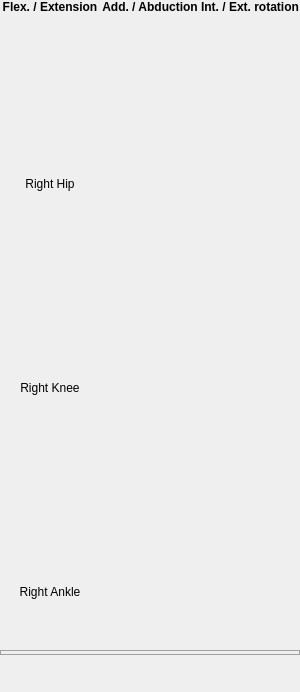
       <widget class="QWidget" name="widget_rt_side" native="true">
        <property name="sizePolicy">
         <sizepolicy hsizetype="Preferred" vsizetype="Preferred">
          <horstretch>10</horstretch>
          <verstretch>0</verstretch>
         </sizepolicy>
        </property>
        <layout class="QGridLayout" name="gridLayout_7">
         <property name="leftMargin">
          <number>0</number>
         </property>
         <property name="topMargin">
          <number>0</number>
         </property>
         <property name="rightMargin">
          <number>0</number>
         </property>
         <property name="bottomMargin">
          <number>0</number>
         </property>
         <property name="spacing">
          <number>0</number>
         </property>
         <item row="0" column="0">
          <layout class="QGridLayout" name="gridLayout_5" rowstretch="0,0,0,0,0,0,0">
           <property name="spacing">
            <number>0</number>
           </property>
           <item row="0" column="1">
            <widget class="QLabel" name="label_addR">
             <property name="text">
              <string>&lt;html&gt;&lt;head/&gt;&lt;body&gt;&lt;p&gt;&lt;span style=&quot; font-weight:600;&quot;&gt;Add. / Abduction&lt;/span&gt;&lt;/p&gt;&lt;/body&gt;&lt;/html&gt;</string>
             </property>
             <property name="alignment">
              <set>Qt::AlignCenter</set>
             </property>
            </widget>
           </item>
           <item row="4" column="0">
            <widget class="QLabel" name="label_6">
             <property name="text">
              <string/>
             </property>
            </widget>
           </item>
           <item row="2" column="0">
            <widget class="QLabel" name="label_5">
             <property name="text">
              <string/>
             </property>
            </widget>
           </item>
           <item row="0" column="0">
            <widget class="QLabel" name="label_flexR">
             <property name="text">
              <string>&lt;html&gt;&lt;head/&gt;&lt;body&gt;&lt;p&gt;&lt;span style=&quot; font-weight:600;&quot;&gt;Flex. / Extension&lt;/span&gt;&lt;/p&gt;&lt;/body&gt;&lt;/html&gt;</string>
             </property>
             <property name="alignment">
              <set>Qt::AlignCenter</set>
             </property>
            </widget>
           </item>
           <item row="0" column="2">
            <widget class="QLabel" name="label_rotR">
             <property name="text">
              <string>&lt;html&gt;&lt;head/&gt;&lt;body&gt;&lt;p&gt;&lt;span style=&quot; font-weight:600;&quot;&gt;Int. / Ext. rotation&lt;/span&gt;&lt;/p&gt;&lt;/body&gt;&lt;/html&gt;</string>
             </property>
             <property name="alignment">
              <set>Qt::AlignCenter</set>
             </property>
            </widget>
           </item>
           <item row="5" column="0" colspan="3">
            <widget class="QWidget" name="widget_2R" native="true">
             <property name="sizePolicy">
              <sizepolicy hsizetype="Preferred" vsizetype="Preferred">
               <horstretch>0</horstretch>
               <verstretch>1</verstretch>
              </sizepolicy>
             </property>
             <layout class="QGridLayout" name="gridLayout_6">
              <property name="leftMargin">
               <number>0</number>
              </property>
              <property name="topMargin">
               <number>0</number>
              </property>
              <property name="rightMargin">
               <number>0</number>
              </property>
              <property name="bottomMargin">
               <number>0</number>
              </property>
              <property name="spacing">
               <number>0</number>
              </property>
              <item row="3" column="0">
               <widget class="QLabel" name="label_3">
                <property name="sizePolicy">
                 <sizepolicy hsizetype="Preferred" vsizetype="Preferred">
                  <horstretch>0</horstretch>
                  <verstretch>1</verstretch>
                 </sizepolicy>
                </property>
                <property name="minimumSize">
                 <size>
                  <width>0</width>
                  <height>40</height>
                 </size>
                </property>
                <property name="text">
                 <string>Right Ankle</string>
                </property>
                <property name="alignment">
                 <set>Qt::AlignCenter</set>
                </property>
               </widget>
              </item>
              <item row="2" column="2">
               <widget class="QStackedWidget" name="stackedWidget22R">
                <property name="sizePolicy">
                 <sizepolicy hsizetype="MinimumExpanding" vsizetype="MinimumExpanding">
                  <horstretch>0</horstretch>
                  <verstretch>3</verstretch>
                 </sizepolicy>
                </property>
                <property name="minimumSize">
                 <size>
                  <width>100</width>
                  <height>75</height>
                 </size>
                </property>
                <property name="currentIndex">
                 <number>0</number>
                </property>
                <widget class="MplCanvas" name="mosecanvas22R"/>
                <widget class="MplCanvas" name="spm1dcanvas22R"/>
               </widget>
              </item>
              <item row="2" column="0">
               <widget class="QStackedWidget" name="stackedWidget20R">
                <property name="sizePolicy">
                 <sizepolicy hsizetype="MinimumExpanding" vsizetype="MinimumExpanding">
                  <horstretch>0</horstretch>
                  <verstretch>3</verstretch>
                 </sizepolicy>
                </property>
                <property name="minimumSize">
                 <size>
                  <width>100</width>
                  <height>75</height>
                 </size>
                </property>
                <property name="currentIndex">
                 <number>0</number>
                </property>
                <widget class="MplCanvas" name="mosecanvas20R"/>
                <widget class="MplCanvas" name="spm1dcanvas20R"/>
               </widget>
              </item>
              <item row="2" column="1">
               <widget class="QStackedWidget" name="stackedWidget21R">
                <property name="sizePolicy">
                 <sizepolicy hsizetype="MinimumExpanding" vsizetype="MinimumExpanding">
                  <horstretch>0</horstretch>
                  <verstretch>3</verstretch>
                 </sizepolicy>
                </property>
                <property name="minimumSize">
                 <size>
                  <width>100</width>
                  <height>75</height>
                 </size>
                </property>
                <property name="currentIndex">
                 <number>0</number>
                </property>
                <widget class="MplCanvas" name="mosecanvas21R"/>
                <widget class="MplCanvas" name="spm1dcanvas21R"/>
               </widget>
              </item>
              <item row="0" column="0">
               <widget class="MplCanvas" name="datacanvas20R" native="true">
                <property name="sizePolicy">
                 <sizepolicy hsizetype="MinimumExpanding" vsizetype="MinimumExpanding">
                  <horstretch>0</horstretch>
                  <verstretch>3</verstretch>
                 </sizepolicy>
                </property>
                <property name="minimumSize">
                 <size>
                  <width>100</width>
                  <height>75</height>
                 </size>
                </property>
               </widget>
              </item>
              <item row="0" column="1">
               <widget class="MplCanvas" name="datacanvas21R" native="true">
                <property name="sizePolicy">
                 <sizepolicy hsizetype="MinimumExpanding" vsizetype="MinimumExpanding">
                  <horstretch>0</horstretch>
                  <verstretch>3</verstretch>
                 </sizepolicy>
                </property>
                <property name="minimumSize">
                 <size>
                  <width>100</width>
                  <height>75</height>
                 </size>
                </property>
               </widget>
              </item>
              <item row="0" column="2">
               <widget class="MplCanvas" name="datacanvas22R" native="true">
                <property name="sizePolicy">
                 <sizepolicy hsizetype="MinimumExpanding" vsizetype="MinimumExpanding">
                  <horstretch>0</horstretch>
                  <verstretch>3</verstretch>
                 </sizepolicy>
                </property>
                <property name="minimumSize">
                 <size>
                  <width>100</width>
                  <height>75</height>
                 </size>
                </property>
               </widget>
              </item>
              <item row="3" column="1" colspan="2">
               <widget class="HeatMapMplCanvas" name="joint2R" native="true">
                <property name="sizePolicy">
                 <sizepolicy hsizetype="Minimum" vsizetype="Minimum">
                  <horstretch>0</horstretch>
                  <verstretch>1</verstretch>
                 </sizepolicy>
                </property>
                <property name="minimumSize">
                 <size>
                  <width>130</width>
                  <height>30</height>
                 </size>
                </property>
                <property name="toolTip">
                 <string>Click to expand</string>
                </property>
               </widget>
              </item>
             </layout>
            </widget>
           </item>
           <item row="3" column="0" colspan="3">
            <widget class="QWidget" name="widget_1R" native="true">
             <property name="sizePolicy">
              <sizepolicy hsizetype="Preferred" vsizetype="Preferred">
               <horstretch>0</horstretch>
               <verstretch>1</verstretch>
              </sizepolicy>
             </property>
             <layout class="QGridLayout" name="gridLayout_10">
              <property name="leftMargin">
               <number>0</number>
              </property>
              <property name="topMargin">
               <number>0</number>
              </property>
              <property name="rightMargin">
               <number>0</number>
              </property>
              <property name="bottomMargin">
               <number>0</number>
              </property>
              <property name="spacing">
               <number>0</number>
              </property>
              <item row="1" column="0">
               <widget class="QStackedWidget" name="stackedWidget10R">
                <property name="sizePolicy">
                 <sizepolicy hsizetype="MinimumExpanding" vsizetype="MinimumExpanding">
                  <horstretch>0</horstretch>
                  <verstretch>0</verstretch>
                 </sizepolicy>
                </property>
                <property name="minimumSize">
                 <size>
                  <width>100</width>
                  <height>75</height>
                 </size>
                </property>
                <property name="currentIndex">
                 <number>0</number>
                </property>
                <widget class="MplCanvas" name="mosecanvas10R"/>
                <widget class="MplCanvas" name="spm1dcanvas10R"/>
               </widget>
              </item>
              <item row="1" column="2">
               <widget class="QStackedWidget" name="stackedWidget12R">
                <property name="sizePolicy">
                 <sizepolicy hsizetype="MinimumExpanding" vsizetype="MinimumExpanding">
                  <horstretch>0</horstretch>
                  <verstretch>3</verstretch>
                 </sizepolicy>
                </property>
                <property name="minimumSize">
                 <size>
                  <width>100</width>
                  <height>75</height>
                 </size>
                </property>
                <property name="currentIndex">
                 <number>0</number>
                </property>
                <widget class="MplCanvas" name="mosecanvas12R"/>
                <widget class="MplCanvas" name="spm1dcanvas12R"/>
               </widget>
              </item>
              <item row="1" column="1">
               <widget class="QStackedWidget" name="stackedWidget11R">
                <property name="sizePolicy">
                 <sizepolicy hsizetype="MinimumExpanding" vsizetype="MinimumExpanding">
                  <horstretch>0</horstretch>
                  <verstretch>3</verstretch>
                 </sizepolicy>
                </property>
                <property name="minimumSize">
                 <size>
                  <width>100</width>
                  <height>75</height>
                 </size>
                </property>
                <property name="currentIndex">
                 <number>0</number>
                </property>
                <widget class="MplCanvas" name="mosecanvas11R"/>
                <widget class="MplCanvas" name="spm1dcanvas11R"/>
               </widget>
              </item>
              <item row="0" column="0">
               <widget class="MplCanvas" name="datacanvas10R" native="true">
                <property name="sizePolicy">
                 <sizepolicy hsizetype="MinimumExpanding" vsizetype="MinimumExpanding">
                  <horstretch>0</horstretch>
                  <verstretch>0</verstretch>
                 </sizepolicy>
                </property>
                <property name="minimumSize">
                 <size>
                  <width>100</width>
                  <height>75</height>
                 </size>
                </property>
               </widget>
              </item>
              <item row="0" column="2">
               <widget class="MplCanvas" name="datacanvas12R" native="true">
                <property name="sizePolicy">
                 <sizepolicy hsizetype="MinimumExpanding" vsizetype="MinimumExpanding">
                  <horstretch>0</horstretch>
                  <verstretch>3</verstretch>
                 </sizepolicy>
                </property>
                <property name="minimumSize">
                 <size>
                  <width>100</width>
                  <height>75</height>
                 </size>
                </property>
               </widget>
              </item>
              <item row="0" column="1">
               <widget class="MplCanvas" name="datacanvas11R" native="true">
                <property name="sizePolicy">
                 <sizepolicy hsizetype="MinimumExpanding" vsizetype="MinimumExpanding">
                  <horstretch>0</horstretch>
                  <verstretch>3</verstretch>
                 </sizepolicy>
                </property>
                <property name="minimumSize">
                 <size>
                  <width>100</width>
                  <height>75</height>
                 </size>
                </property>
               </widget>
              </item>
              <item row="2" column="0">
               <widget class="QLabel" name="label_2">
                <property name="sizePolicy">
                 <sizepolicy hsizetype="Preferred" vsizetype="Preferred">
                  <horstretch>0</horstretch>
                  <verstretch>1</verstretch>
                 </sizepolicy>
                </property>
                <property name="minimumSize">
                 <size>
                  <width>0</width>
                  <height>40</height>
                 </size>
                </property>
                <property name="text">
                 <string>Right Knee</string>
                </property>
                <property name="alignment">
                 <set>Qt::AlignCenter</set>
                </property>
               </widget>
              </item>
              <item row="2" column="1" colspan="2">
               <widget class="HeatMapMplCanvas" name="joint1R" native="true">
                <property name="sizePolicy">
                 <sizepolicy hsizetype="Minimum" vsizetype="Minimum">
                  <horstretch>0</horstretch>
                  <verstretch>1</verstretch>
                 </sizepolicy>
                </property>
                <property name="minimumSize">
                 <size>
                  <width>130</width>
                  <height>30</height>
                 </size>
                </property>
                <property name="toolTip">
                 <string>Click to expand</string>
                </property>
               </widget>
              </item>
             </layout>
            </widget>
           </item>
           <item row="1" column="0" colspan="3">
            <widget class="QWidget" name="widget_0R" native="true">
             <property name="sizePolicy">
              <sizepolicy hsizetype="Preferred" vsizetype="Preferred">
               <horstretch>0</horstretch>
               <verstretch>1</verstretch>
              </sizepolicy>
             </property>
             <layout class="QGridLayout" name="gridLayout_2">
              <property name="leftMargin">
               <number>0</number>
              </property>
              <property name="topMargin">
               <number>0</number>
              </property>
              <property name="rightMargin">
               <number>0</number>
              </property>
              <property name="bottomMargin">
               <number>0</number>
              </property>
              <property name="spacing">
               <number>0</number>
              </property>
              <item row="1" column="0">
               <widget class="QStackedWidget" name="stackedWidget00R">
                <property name="sizePolicy">
                 <sizepolicy hsizetype="MinimumExpanding" vsizetype="MinimumExpanding">
                  <horstretch>0</horstretch>
                  <verstretch>3</verstretch>
                 </sizepolicy>
                </property>
                <property name="minimumSize">
                 <size>
                  <width>100</width>
                  <height>75</height>
                 </size>
                </property>
                <property name="currentIndex">
                 <number>0</number>
                </property>
                <widget class="MplCanvas" name="mosecanvas00R"/>
                <widget class="MplCanvas" name="spm1dcanvas00R"/>
               </widget>
              </item>
              <item row="1" column="2">
               <widget class="QStackedWidget" name="stackedWidget02R">
                <property name="sizePolicy">
                 <sizepolicy hsizetype="MinimumExpanding" vsizetype="MinimumExpanding">
                  <horstretch>0</horstretch>
                  <verstretch>3</verstretch>
                 </sizepolicy>
                </property>
                <property name="minimumSize">
                 <size>
                  <width>100</width>
                  <height>75</height>
                 </size>
                </property>
                <property name="currentIndex">
                 <number>0</number>
                </property>
                <widget class="MplCanvas" name="mosecanvas02R"/>
                <widget class="MplCanvas" name="spm1dcanvas02R"/>
               </widget>
              </item>
              <item row="1" column="1">
               <widget class="QStackedWidget" name="stackedWidget01R">
                <property name="sizePolicy">
                 <sizepolicy hsizetype="MinimumExpanding" vsizetype="MinimumExpanding">
                  <horstretch>0</horstretch>
                  <verstretch>3</verstretch>
                 </sizepolicy>
                </property>
                <property name="minimumSize">
                 <size>
                  <width>100</width>
                  <height>75</height>
                 </size>
                </property>
                <property name="currentIndex">
                 <number>0</number>
                </property>
                <widget class="MplCanvas" name="mosecanvas01R"/>
                <widget class="MplCanvas" name="spm1dcanvas01R"/>
               </widget>
              </item>
              <item row="0" column="1">
               <widget class="MplCanvas" name="datacanvas01R" native="true">
                <property name="sizePolicy">
                 <sizepolicy hsizetype="MinimumExpanding" vsizetype="MinimumExpanding">
                  <horstretch>0</horstretch>
                  <verstretch>3</verstretch>
                 </sizepolicy>
                </property>
                <property name="minimumSize">
                 <size>
                  <width>100</width>
                  <height>75</height>
                 </size>
                </property>
               </widget>
              </item>
              <item row="0" column="0">
               <widget class="MplCanvas" name="datacanvas00R" native="true">
                <property name="sizePolicy">
                 <sizepolicy hsizetype="MinimumExpanding" vsizetype="MinimumExpanding">
                  <horstretch>0</horstretch>
                  <verstretch>3</verstretch>
                 </sizepolicy>
                </property>
                <property name="minimumSize">
                 <size>
                  <width>100</width>
                  <height>75</height>
                 </size>
                </property>
               </widget>
              </item>
              <item row="0" column="2">
               <widget class="MplCanvas" name="datacanvas02R" native="true">
                <property name="sizePolicy">
                 <sizepolicy hsizetype="MinimumExpanding" vsizetype="MinimumExpanding">
                  <horstretch>0</horstretch>
                  <verstretch>3</verstretch>
                 </sizepolicy>
                </property>
                <property name="minimumSize">
                 <size>
                  <width>100</width>
                  <height>75</height>
                 </size>
                </property>
               </widget>
              </item>
              <item row="2" column="0">
               <widget class="QLabel" name="label">
                <property name="sizePolicy">
                 <sizepolicy hsizetype="Preferred" vsizetype="Preferred">
                  <horstretch>0</horstretch>
                  <verstretch>1</verstretch>
                 </sizepolicy>
                </property>
                <property name="minimumSize">
                 <size>
                  <width>0</width>
                  <height>40</height>
                 </size>
                </property>
                <property name="text">
                 <string>Right Hip</string>
                </property>
                <property name="alignment">
                 <set>Qt::AlignCenter</set>
                </property>
               </widget>
              </item>
              <item row="2" column="1" colspan="2">
               <widget class="HeatMapMplCanvas" name="joint0R" native="true">
                <property name="sizePolicy">
                 <sizepolicy hsizetype="MinimumExpanding" vsizetype="Minimum">
                  <horstretch>0</horstretch>
                  <verstretch>1</verstretch>
                 </sizepolicy>
                </property>
                <property name="minimumSize">
                 <size>
                  <width>130</width>
                  <height>30</height>
                 </size>
                </property>
                <property name="toolTip">
                 <string>Click to expand</string>
                </property>
               </widget>
              </item>
             </layout>
            </widget>
           </item>
           <item row="6" column="0" colspan="3">
            <widget class="MyQSlider" name="gait_sliderR">
             <property name="minimumSize">
              <size>
               <width>0</width>
               <height>80</height>
              </size>
             </property>
             <property name="styleSheet">
              <string notr="true">QSlider::groove:horizontal {
    border: 1px solid #a0a0a0; /*  off;*/
    background-color: off;
	height: 3px; /* 0px;*/
    margin: 0px 0px;
}
QSlider::handle {
	background: off;
	border: off; /*1px solid black;*/
    width: 40px;
}

QSlider::handle:horizontal {
    margin: -40px 0px;
    image: url(&quot;:/walker/res/StepImages/Right/1.png&quot;);
}</string>
             </property>
             <property name="minimum">
              <number>0</number>
             </property>
             <property name="maximum">
              <number>100</number>
             </property>
             <property name="singleStep">
              <number>5</number>
             </property>
             <property name="pageStep">
              <number>20</number>
             </property>
             <property name="value">
              <number>5</number>
             </property>
             <property name="sliderPosition">
              <number>5</number>
             </property>
             <property name="orientation">
              <enum>Qt::Horizontal</enum>
             </property>
             <property name="tickPosition">
              <enum>QSlider::TicksBothSides</enum>
             </property>
             <property name="tickInterval">
              <number>5</number>
             </property>
            </widget>
           </item>
          </layout>
         </item>
        </layout>
       </widget>
